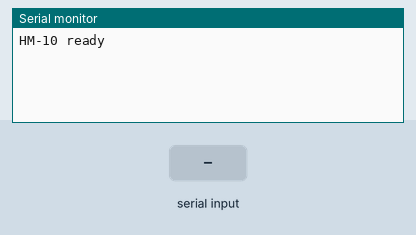
Bench run of a sketch on a simulated Arduino Uno, built with avr-gcc and run on an emulated ATmega328P. On the bench: the last lines printed to the serial monitor. The inputs (shaded band) are chosen by the test bench.

Above: at 1.2 s.
1.3 s: "1" received over the second serial link
At 1.6 s:
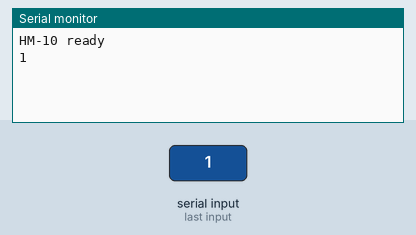
2.8 s: "0" received over the second serial link
At 4.0 s:
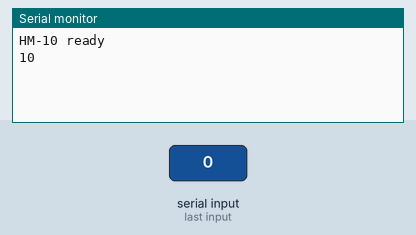

Measured:
- after the input at 1.3 s, the serial monitor: prints a new line at once (image 1)
- after the input at 2.8 s, the serial monitor: prints a new line at once (image 2)

The sketch:

sketch_chang-bluetooth-device_sname.ino
```cpp
#include <SoftwareSerial.h>

SoftwareSerial HM10(10, 11); // RX, TX

void setup() {
  Serial.begin(9600);
  HM10.begin(9600);   // baud mặc định HM-10

  Serial.println("HM-10 ready");
}

void loop() {
  if (HM10.available()) {
    Serial.write(HM10.read());
  }

  if (Serial.available()) {
    HM10.write(Serial.read());
  }
}
```
